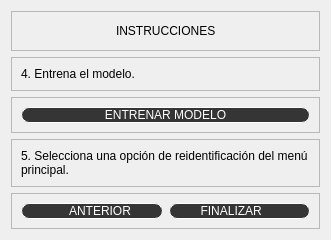
                            <widget class="QWidget" name="pagina_paso_cuatro">
                             <property name="styleSheet">
                              <string notr="true">QPushButton{
font: 10pt &quot;Franklin Gothic Book&quot;;
background-color: #353535;
color: white;
border-radius:8px;
border: 1px solid white;
}
QPushButton:hover{
background-color: #6c757d;
}</string>
                             </property>
                             <layout class="QVBoxLayout" name="verticalLayout_31">
                              <item>
                               <widget class="QFrame" name="frame_69">
                                <property name="frameShape">
                                 <enum>QFrame::StyledPanel</enum>
                                </property>
                                <property name="frameShadow">
                                 <enum>QFrame::Raised</enum>
                                </property>
                                <layout class="QHBoxLayout" name="horizontalLayout_25">
                                 <item>
                                  <spacer name="horizontalSpacer_16">
                                   <property name="orientation">
                                    <enum>Qt::Horizontal</enum>
                                   </property>
                                   <property name="sizeHint" stdset="0">
                                    <size>
                                     <width>95</width>
                                     <height>20</height>
                                    </size>
                                   </property>
                                  </spacer>
                                 </item>
                                 <item>
                                  <widget class="QLabel" name="label_20">
                                   <property name="text">
                                    <string>INSTRUCCIONES</string>
                                   </property>
                                  </widget>
                                 </item>
                                 <item>
                                  <spacer name="horizontalSpacer_17">
                                   <property name="orientation">
                                    <enum>Qt::Horizontal</enum>
                                   </property>
                                   <property name="sizeHint" stdset="0">
                                    <size>
                                     <width>94</width>
                                     <height>20</height>
                                    </size>
                                   </property>
                                  </spacer>
                                 </item>
                                </layout>
                               </widget>
                              </item>
                              <item>
                               <widget class="QFrame" name="frame_71">
                                <property name="frameShape">
                                 <enum>QFrame::StyledPanel</enum>
                                </property>
                                <property name="frameShadow">
                                 <enum>QFrame::Raised</enum>
                                </property>
                                <layout class="QHBoxLayout" name="horizontalLayout_27">
                                 <item>
                                  <widget class="QLabel" name="label_21">
                                   <property name="text">
                                    <string>4. Entrena el modelo.</string>
                                   </property>
                                  </widget>
                                 </item>
                                </layout>
                               </widget>
                              </item>
                              <item>
                               <widget class="QFrame" name="frame_73">
                                <property name="frameShape">
                                 <enum>QFrame::StyledPanel</enum>
                                </property>
                                <property name="frameShadow">
                                 <enum>QFrame::Raised</enum>
                                </property>
                                <layout class="QHBoxLayout" name="horizontalLayout_28">
                                 <item>
                                  <widget class="QPushButton" name="bt_entrenar_modelo">
                                   <property name="text">
                                    <string>ENTRENAR MODELO</string>
                                   </property>
                                   <property name="icon">
                                    <iconset>
                                     <normaloff>imagenes/icons8-mapa-de-calor-48.png</normaloff>imagenes/icons8-mapa-de-calor-48.png</iconset>
                                   </property>
                                   <property name="iconSize">
                                    <size>
                                     <width>38</width>
                                     <height>38</height>
                                    </size>
                                   </property>
                                  </widget>
                                 </item>
                                </layout>
                               </widget>
                              </item>
                              <item>
                               <widget class="QFrame" name="frame_72">
                                <property name="frameShape">
                                 <enum>QFrame::StyledPanel</enum>
                                </property>
                                <property name="frameShadow">
                                 <enum>QFrame::Raised</enum>
                                </property>
                                <layout class="QHBoxLayout" name="horizontalLayout_29">
                                 <item>
                                  <widget class="QLabel" name="label_22">
                                   <property name="text">
                                    <string>5. Selecciona una opción de reidentificación del menú principal.</string>
                                   </property>
                                   <property name="wordWrap">
                                    <bool>true</bool>
                                   </property>
                                  </widget>
                                 </item>
                                </layout>
                               </widget>
                              </item>
                              <item>
                               <widget class="QFrame" name="frame_70">
                                <property name="frameShape">
                                 <enum>QFrame::StyledPanel</enum>
                                </property>
                                <property name="frameShadow">
                                 <enum>QFrame::Raised</enum>
                                </property>
                                <layout class="QHBoxLayout" name="horizontalLayout_26">
                                 <item>
                                  <widget class="QPushButton" name="bt_after_four">
                                   <property name="text">
                                    <string>     ANTERIOR</string>
                                   </property>
                                   <property name="icon">
                                    <iconset>
                                     <normaloff>imagenes/icons8-siguiente-64 - copia.png</normaloff>imagenes/icons8-siguiente-64 - copia.png</iconset>
                                   </property>
                                   <property name="iconSize">
                                    <size>
                                     <width>38</width>
                                     <height>38</height>
                                    </size>
                                   </property>
                                  </widget>
                                 </item>
                                 <item>
                                  <widget class="QPushButton" name="bt_end">
                                   <property name="layoutDirection">
                                    <enum>Qt::RightToLeft</enum>
                                   </property>
                                   <property name="text">
                                    <string>FINALIZAR     </string>
                                   </property>
                                   <property name="icon">
                                    <iconset>
                                     <normaloff>imagenes/icons8-facial-64.png</normaloff>imagenes/icons8-facial-64.png</iconset>
                                   </property>
                                   <property name="iconSize">
                                    <size>
                                     <width>38</width>
                                     <height>38</height>
                                    </size>
                                   </property>
                                  </widget>
                                 </item>
                                </layout>
                               </widget>
                              </item>
                             </layout>
                            </widget>
